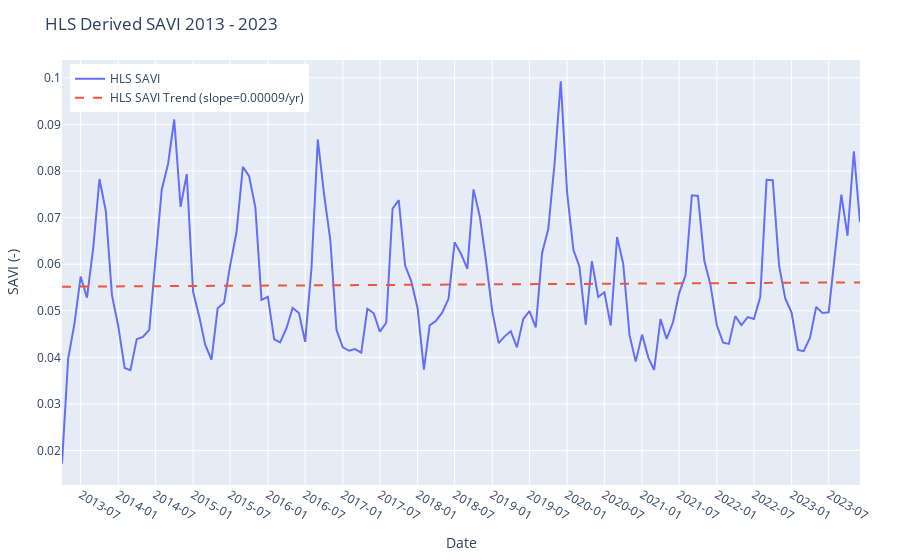

The notebook cell saved with this chart:
### Code cell
plot_multiple_timeseries_with_trendlines_plotly(
    df_list=[hls_l30_savi_timeseries],
    date_col='date',
    value_col='SAVI',
    labels=['HLS SAVI'],
    x_interval_months=6,
    title='HLS Derived SAVI 2013 - 2023',
    ylabel='SAVI (-)',
    html_export_location='./../local_images/savi_trend_chart.html'
)

### Figure 1 — Plotly figure (JSON) as saved in the notebook; plotly's stock layout.template omitted (floating-point values rounded to 4 significant figures; data arrays with more than 128 entries replaced by an {"elided": "..."} marker saying what was removed)
{"data": [{"mode": "lines", "name": "HLS SAVI", "type": "scatter", "x": {"elided": "129 str values"}, "y": {"elided": "129 float values"}}, {"line": {"dash": "dash"}, "mode": "lines", "name": "HLS SAVI Trend (slope=0.00009/yr)", "type": "scatter", "x": {"elided": "129 str values"}, "y": {"elided": "129 float values"}}], "layout": {"legend": {"x": 0.01, "y": 0.99}, "margin": {"b": 60, "l": 60, "r": 40, "t": 60}, "title": {"text": "HLS Derived SAVI 2013 - 2023"}, "xaxis": {"dtick": "M6", "tickformat": "%Y-%m", "title": {"text": "Date"}}, "yaxis": {"title": {"text": "SAVI (-)"}}}}
